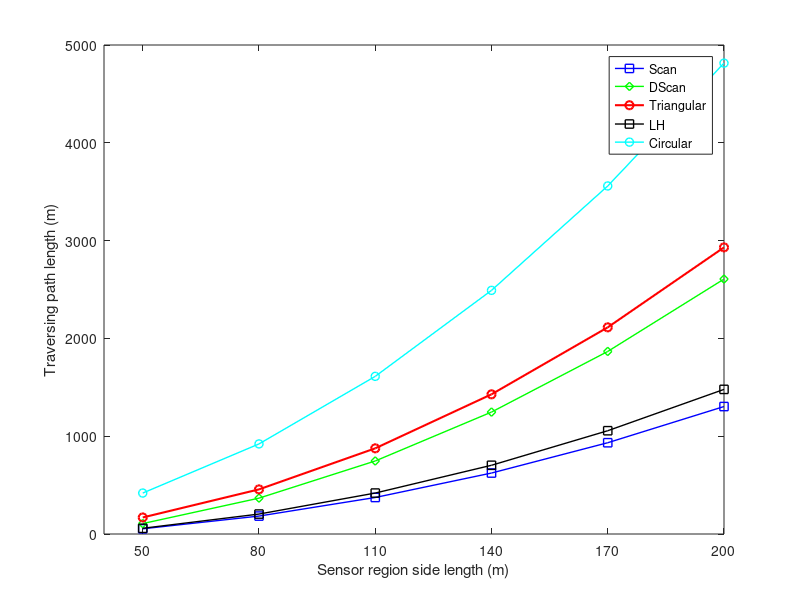

The MATLAB source for this figure:
% Given value of r (resolution)
r = 30;

% List to store (x, y) coordinates
coordinates_scan = [];
coordinates_Dscan = [];
coordinates_circle = [];
coordinates_LH = [];
coordinates_zcurve=[];

% Generating x values
x_values = 50:30:200;

for m = x_values
    y_scan = (m^2 / r) - r;
    y_Dscan = 2 * y_scan; % Correction: Double Scan is twice the Y_Scan
    y_circle = 3.14 * m * (m / r + 1);
    y_LH = (2 * m^2 / (1.732 * r)) - (2 * m / 1.732) + m - r;
    y_zcurve = (m^2 / r) * (1 + 1 / 1.41) + (m^2 / (r * r) - 1) * (r / 2);
    coordinates_scan = [coordinates_scan; m, y_scan];
    coordinates_Dscan = [coordinates_Dscan; m, y_Dscan];
    coordinates_circle = [coordinates_circle; m, y_circle];
    coordinates_LH = [coordinates_LH; m, y_LH];
    coordinates_zcurve=[coordinates_zcurve;m,y_zcurve];
end

% Extracting y coordinates
y_scan_values = coordinates_scan(:, 2);
y_Dscan_values = coordinates_Dscan(:, 2);
y_circle_values = coordinates_circle(:, 2);
y_LH_values = coordinates_LH(:, 2);
y_zcurve_values=coordinates_zcurve(:,2);

% Plotting the line graph with different line styles
figure;
plot(x_values, y_scan_values, "square-", 'LineWidth', 1, 'DisplayName', 'Scan', 'Color', 'blue');
hold on;
plot(x_values, y_Dscan_values, "diamond-", 'LineWidth', 1, 'DisplayName', 'DScan','Color','green');
hold on;
plot(x_values, y_zcurve_values, 'o-', 'LineWidth', 1.5, 'DisplayName', 'Triangular','Color','red');
hold on;
plot(x_values, y_LH_values, "square-", 'LineWidth', 1, 'DisplayName', 'LH','Color','black');
hold on;
plot(x_values, y_circle_values, 'o-', 'LineWidth', 1, 'DisplayName', 'Circular','Color','cyan');
hold off;

% Setting x-ticks
new_ticks = [50, 80, 110,140,170,200];
xticks(new_ticks);

% Adding labels, title, and legend
xlabel('Sensor region side length (m)');
ylabel('Traversing path length (m)');
legend('location', 'best');

% Displaying y-coordinates
disp('Y-Coordinates:');
disp('------------------------');
disp(['Y_Scan:   ', num2str(y_scan_values')]);
disp(['Y_DScan:  ', num2str(y_Dscan_values')]);
disp(['Y_Circle: ', num2str(y_circle_values')]);
disp(['Y_LH:     ', num2str(y_LH_values')]);
disp(['Y_ZCurve: ', num2str(y_zcurve_values')]);